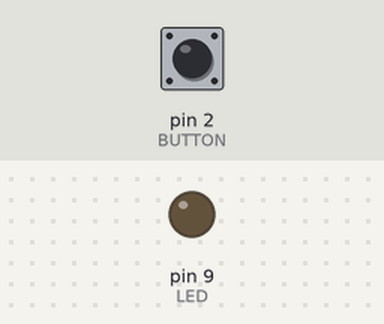
Bench run of a sketch on a simulated Arduino Uno, built with avr-gcc and run on an emulated ATmega328P. Parts: output pins drawn as LEDs (lit = HIGH). Inputs (shaded band) come from the test bench; at power-on: pin 2 (BUTTON) LOW.

Above: at 1.2 s.
1.3 s: pin 2 (BUTTON) pulled HIGH for 1 s
At 3.4 s:
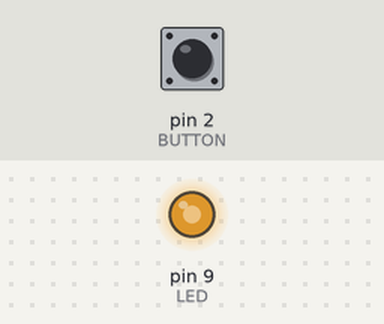
3.8 s: pin 2 (BUTTON) pulled HIGH for 0.15 s
At 4.9 s:
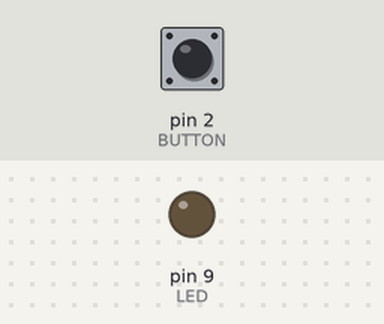
5.4 s: pin 2 (BUTTON) pulled HIGH for 3.2 s
At 9.2 s:
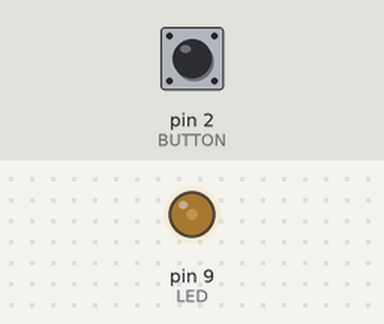
Timing chart, 0 to 10.7 s (numbered marks = the images above; inputs shaded):
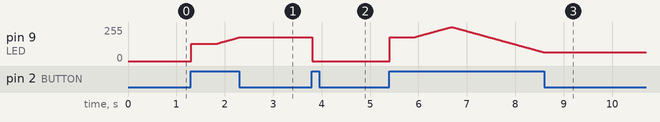

Measured:
- after the input at 1.3 s, pin 9 (LED): moves from 0/255 to 178/255 over 0.99 s, starting at once
- after the input at 3.8 s, pin 9 (LED): 178/255 → 0/255 at once
- after the input at 5.4 s, pin 9 (LED): rises from 0/255 to 255/255 in 1.3 s, then falls to 64/255 in 1.9 s

The sketch:

lamp_w_dimmer.ino
```cpp
const int LED = 9;   //the pin for the LED
const int BUTTON = 2; //the input pin where the pushbutton is connected

int val = 0; //val will be used to store the state of the input pin

int old_val = 0;
int state = 0; // 0 = LED off and 1 = LED on

int brightness = 128; //store the brightness value
int brightening = 1; //1 = brightening, 0 = dimming

unsigned long startTime = 0; // when did we begin pressing?

void setup() {
  pinMode(LED, OUTPUT);
  pinMode(BUTTON, INPUT);
}

void loop() {
  val = digitalRead(BUTTON);  //read the input value and store it

  // check if there was a transition
  if ((val == HIGH) && (old_val == LOW)) {
    state = 1 - state; //tricky, think about it 1-1 = 0 && 1-0 = 1

    startTime = millis(); //arduino clock how many milliseconds have passed since the board has been reset
    brightening = 1; //always restart with brightening
    delay(10);  //debouncing
  }

  //check whether the button is being held down
  if ((val == HIGH) && (old_val == HIGH)) {
    if (state == 1 && (millis() - startTime) > 500) {
      if (brightening == 1) {
        brightness++;
        delay(10);

        if (brightness > 255) {
          brightening = 0; //start to dim
        }
      } else {
        brightness--;
        delay(10);

        if (brightness <= 0) {
          brightening = 1; //start to brighten
        }
      }


    }
  }

  old_val = val;

  if (state == 1) {
    analogWrite(LED, brightness); //turn LED on to the current brightness level
  } else {
    analogWrite(LED, 0);
  }


}
```
